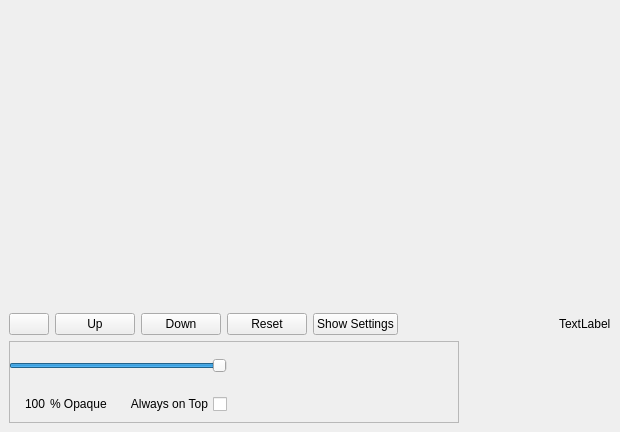
<?xml version="1.0" encoding="UTF-8"?>
<ui version="4.0">
 <class>BandwidthGraph</class>
 <widget class="QMainWindow" name="BandwidthGraph">
  <property name="geometry">
   <rect>
    <x>0</x>
    <y>0</y>
    <width>620</width>
    <height>432</height>
   </rect>
  </property>
  <property name="windowTitle">
   <string>RetroShare Bandwidth Usage</string>
  </property>
  <property name="windowIcon">
   <iconset resource="../images.qrc">
    <normaloff>:/images/logo/logo_16.png</normaloff>:/images/logo/logo_16.png</iconset>
  </property>
  <widget class="QWidget" name="centralwidget">
   <layout class="QVBoxLayout" name="verticalLayout">
    <item>
     <widget class="BWGraph" name="frmGraph" native="true">
      <property name="sizePolicy">
       <sizepolicy hsizetype="Preferred" vsizetype="MinimumExpanding">
        <horstretch>0</horstretch>
        <verstretch>0</verstretch>
       </sizepolicy>
      </property>
      <property name="minimumSize">
       <size>
        <width>120</width>
        <height>80</height>
       </size>
      </property>
      <property name="contextMenuPolicy">
       <enum>Qt::NoContextMenu</enum>
      </property>
     </widget>
    </item>
    <item>
     <layout class="QHBoxLayout" name="_8">
      <property name="spacing">
       <number>6</number>
      </property>
      <property name="leftMargin">
       <number>0</number>
      </property>
      <property name="topMargin">
       <number>0</number>
      </property>
      <property name="rightMargin">
       <number>0</number>
      </property>
      <property name="bottomMargin">
       <number>0</number>
      </property>
      <item>
       <widget class="QPushButton" name="btnGraphColor">
        <property name="checkable">
         <bool>true</bool>
        </property>
       </widget>
      </item>
      <item>
       <widget class="QPushButton" name="chkSendRate">
        <property name="contextMenuPolicy">
         <enum>Qt::NoContextMenu</enum>
        </property>
        <property name="toolTip">
         <string/>
        </property>
        <property name="layoutDirection">
         <enum>Qt::RightToLeft</enum>
        </property>
        <property name="text">
         <string>Up</string>
        </property>
        <property name="checkable">
         <bool>true</bool>
        </property>
        <property name="checked">
         <bool>false</bool>
        </property>
       </widget>
      </item>
      <item>
       <widget class="QPushButton" name="chkReceiveRate">
        <property name="contextMenuPolicy">
         <enum>Qt::NoContextMenu</enum>
        </property>
        <property name="toolTip">
         <string/>
        </property>
        <property name="layoutDirection">
         <enum>Qt::RightToLeft</enum>
        </property>
        <property name="text">
         <string>Down</string>
        </property>
        <property name="checkable">
         <bool>true</bool>
        </property>
        <property name="checked">
         <bool>false</bool>
        </property>
       </widget>
      </item>
      <item>
       <widget class="QPushButton" name="btnReset">
        <property name="toolTip">
         <string>Clears the graph</string>
        </property>
        <property name="text">
         <string>Reset</string>
        </property>
       </widget>
      </item>
      <item>
       <widget class="QPushButton" name="btnToggleSettings">
        <property name="text">
         <string>Show Settings</string>
        </property>
        <property name="checkable">
         <bool>true</bool>
        </property>
       </widget>
      </item>
      <item>
       <spacer>
        <property name="orientation">
         <enum>Qt::Horizontal</enum>
        </property>
        <property name="sizeHint" stdset="0">
         <size>
          <width>21</width>
          <height>20</height>
         </size>
        </property>
       </spacer>
      </item>
      <item>
       <widget class="QLabel" name="displayTime_LB">
        <property name="text">
         <string>TextLabel</string>
        </property>
       </widget>
      </item>
     </layout>
    </item>
    <item>
     <widget class="QFrame" name="frmSettings">
      <property name="sizePolicy">
       <sizepolicy hsizetype="Fixed" vsizetype="Fixed">
        <horstretch>0</horstretch>
        <verstretch>0</verstretch>
       </sizepolicy>
      </property>
      <property name="minimumSize">
       <size>
        <width>450</width>
        <height>82</height>
       </size>
      </property>
      <property name="maximumSize">
       <size>
        <width>450</width>
        <height>82</height>
       </size>
      </property>
      <property name="contextMenuPolicy">
       <enum>Qt::NoContextMenu</enum>
      </property>
      <property name="frameShape">
       <enum>QFrame::StyledPanel</enum>
      </property>
      <property name="frameShadow">
       <enum>QFrame::Raised</enum>
      </property>
      <widget class="QWidget" name="layoutWidget">
       <property name="geometry">
        <rect>
         <x>0</x>
         <y>0</y>
         <width>218</width>
         <height>88</height>
        </rect>
       </property>
       <layout class="QVBoxLayout" name="_3">
        <property name="spacing">
         <number>1</number>
        </property>
        <property name="leftMargin">
         <number>0</number>
        </property>
        <property name="topMargin">
         <number>0</number>
        </property>
        <property name="rightMargin">
         <number>0</number>
        </property>
        <property name="bottomMargin">
         <number>0</number>
        </property>
        <item>
         <layout class="QHBoxLayout" name="_4">
          <property name="spacing">
           <number>6</number>
          </property>
          <property name="leftMargin">
           <number>0</number>
          </property>
          <property name="topMargin">
           <number>0</number>
          </property>
          <property name="rightMargin">
           <number>0</number>
          </property>
          <property name="bottomMargin">
           <number>0</number>
          </property>
         </layout>
        </item>
        <item>
         <widget class="QFrame" name="frmOpacity">
          <property name="contextMenuPolicy">
           <enum>Qt::NoContextMenu</enum>
          </property>
          <property name="frameShape">
           <enum>QFrame::NoFrame</enum>
          </property>
          <property name="frameShadow">
           <enum>QFrame::Plain</enum>
          </property>
          <layout class="QVBoxLayout" name="_5">
           <property name="spacing">
            <number>3</number>
           </property>
           <property name="leftMargin">
            <number>0</number>
           </property>
           <property name="topMargin">
            <number>0</number>
           </property>
           <property name="rightMargin">
            <number>0</number>
           </property>
           <property name="bottomMargin">
            <number>0</number>
           </property>
           <item>
            <spacer name="verticalSpacer">
             <property name="orientation">
              <enum>Qt::Vertical</enum>
             </property>
             <property name="sizeHint" stdset="0">
              <size>
               <width>20</width>
               <height>20</height>
              </size>
             </property>
            </spacer>
           </item>
           <item>
            <widget class="QSlider" name="sldrOpacity">
             <property name="contextMenuPolicy">
              <enum>Qt::NoContextMenu</enum>
             </property>
             <property name="toolTip">
              <string>Changes the transparency of the Bandwidth Graph</string>
             </property>
             <property name="minimum">
              <number>30</number>
             </property>
             <property name="maximum">
              <number>100</number>
             </property>
             <property name="value">
              <number>100</number>
             </property>
             <property name="sliderPosition">
              <number>100</number>
             </property>
             <property name="tracking">
              <bool>false</bool>
             </property>
             <property name="orientation">
              <enum>Qt::Horizontal</enum>
             </property>
             <property name="invertedAppearance">
              <bool>false</bool>
             </property>
             <property name="tickPosition">
              <enum>QSlider::NoTicks</enum>
             </property>
             <property name="tickInterval">
              <number>10</number>
             </property>
            </widget>
           </item>
           <item>
            <spacer>
             <property name="orientation">
              <enum>Qt::Vertical</enum>
             </property>
             <property name="sizeHint" stdset="0">
              <size>
               <width>20</width>
               <height>20</height>
              </size>
             </property>
            </spacer>
           </item>
           <item>
            <layout class="QHBoxLayout" name="_6">
             <property name="spacing">
              <number>0</number>
             </property>
             <property name="leftMargin">
              <number>0</number>
             </property>
             <property name="topMargin">
              <number>0</number>
             </property>
             <property name="rightMargin">
              <number>0</number>
             </property>
             <property name="bottomMargin">
              <number>0</number>
             </property>
             <item>
              <spacer>
               <property name="orientation">
                <enum>Qt::Horizontal</enum>
               </property>
               <property name="sizeHint" stdset="0">
                <size>
                 <width>21</width>
                 <height>0</height>
                </size>
               </property>
              </spacer>
             </item>
             <item>
              <widget class="QLabel" name="lblPercentOpacity">
               <property name="minimumSize">
                <size>
                 <width>25</width>
                 <height>0</height>
                </size>
               </property>
               <property name="contextMenuPolicy">
                <enum>Qt::NoContextMenu</enum>
               </property>
               <property name="layoutDirection">
                <enum>Qt::RightToLeft</enum>
               </property>
               <property name="text">
                <string>100</string>
               </property>
              </widget>
             </item>
             <item>
              <widget class="QLabel" name="label">
               <property name="contextMenuPolicy">
                <enum>Qt::NoContextMenu</enum>
               </property>
               <property name="text">
                <string>% Opaque</string>
               </property>
              </widget>
             </item>
             <item>
              <spacer>
               <property name="orientation">
                <enum>Qt::Horizontal</enum>
               </property>
               <property name="sizeHint" stdset="0">
                <size>
                 <width>21</width>
                 <height>0</height>
                </size>
               </property>
              </spacer>
             </item>
             <item>
              <widget class="QCheckBox" name="chkAlwaysOnTop">
               <property name="layoutDirection">
                <enum>Qt::RightToLeft</enum>
               </property>
               <property name="text">
                <string>Always on Top</string>
               </property>
              </widget>
             </item>
            </layout>
           </item>
          </layout>
         </widget>
        </item>
        <item>
         <spacer>
          <property name="orientation">
           <enum>Qt::Vertical</enum>
          </property>
          <property name="sizeHint" stdset="0">
           <size>
            <width>21</width>
            <height>20</height>
           </size>
          </property>
         </spacer>
        </item>
       </layout>
      </widget>
     </widget>
    </item>
   </layout>
  </widget>
 </widget>
 <customwidgets>
  <customwidget>
   <class>BWGraph</class>
   <extends>QWidget</extends>
   <header location="global">gui/statistics/BWGraph.h</header>
   <container>1</container>
  </customwidget>
 </customwidgets>
 <resources>
  <include location="../images.qrc"/>
 </resources>
 <connections/>
</ui>
